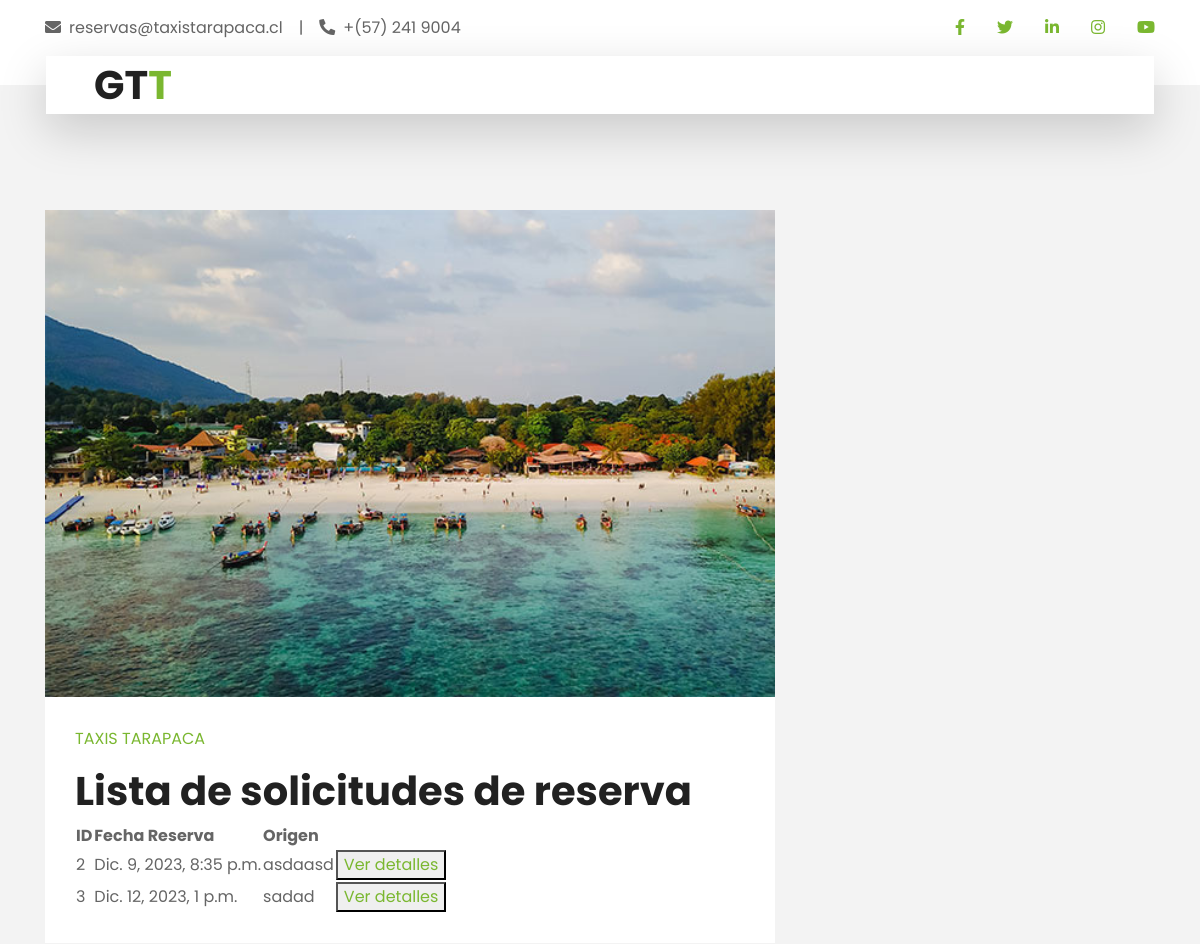
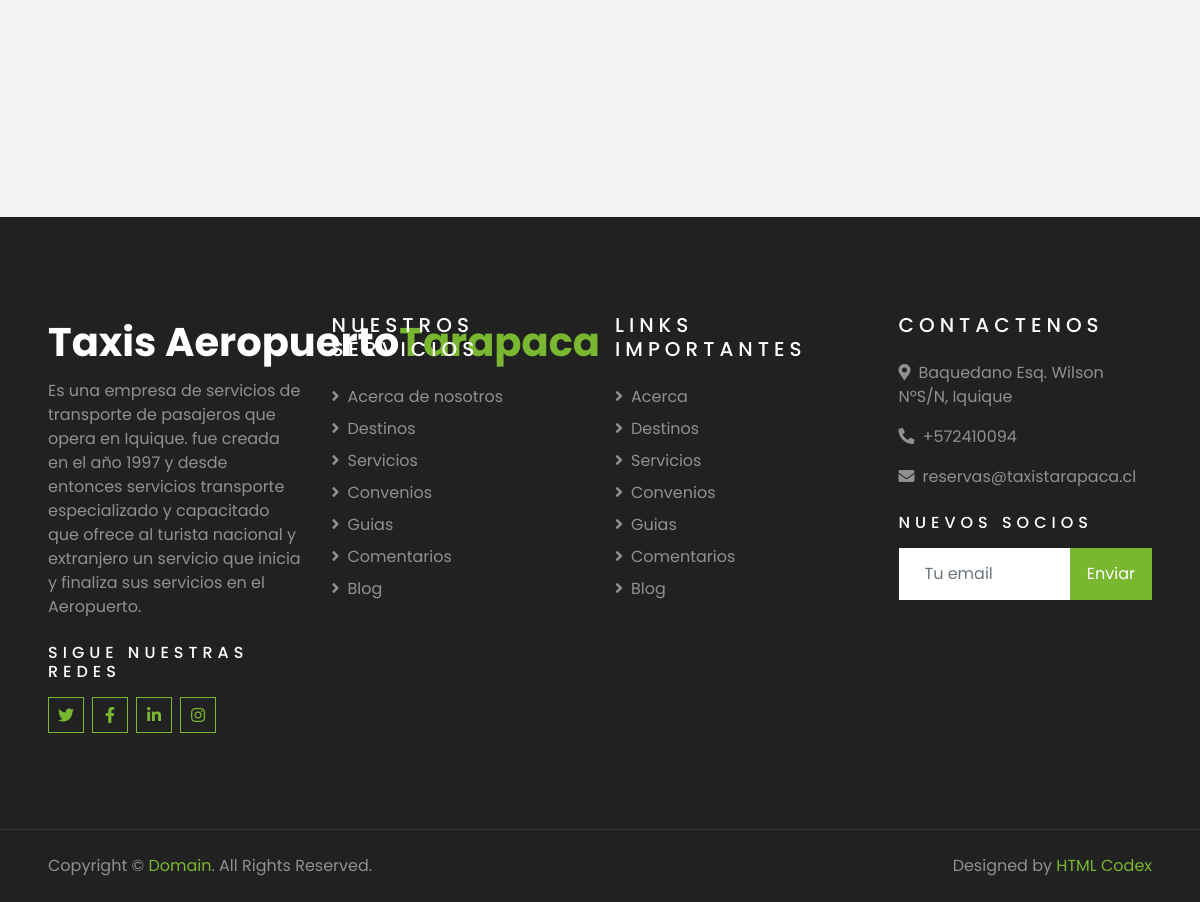
/es/scr_ares/ (signed in), run on the app's committed database (2 pictures, top to bottom).
### Gestion_viajes/models.py (models this page shows)
class Reserva(models.Model):
    id = models.AutoField(primary_key=True,unique=True)
    reservante = models.ForeignKey(Usuario,on_delete=models.SET_NULL,blank=True,null=True,default=None)
    fecha_reserva = models.DateTimeField(null=True,blank=True)
    origen = models.CharField(max_length=254,null=True,blank=True)
    numero_origen = models.IntegerField(null=True,blank=True)
    tipo_origen = models.ForeignKey(TiposCalle,on_delete = models.SET_NULL,blank=True,null=True,default=None,related_name='reserva_torigen')
    destino = models.CharField(max_length=54,null=True,blank=True)
    numero_destino = models.IntegerField(null=True,blank=True)
    tipo_destino = models.ForeignKey(TiposCalle,on_delete = models.SET_NULL,blank=True,null=True,default=None,related_name='reserva_tdestino')
    cantidad_pasajeros = models.IntegerField(null=True,blank=True)
    anulado = models.IntegerField(null=True,blank=True)
    observacion = models.TextField(null=True,blank=True)
    region = models.ForeignKey(Region,on_delete=models.SET_NULL,null=True,blank=True,default=None)
    ciudad = models.ForeignKey(Ciudad,on_delete=models.SET_NULL,null=True,blank=True,default=None)
    comuna = models.ForeignKey(Comuna,on_delete=models.SET_NULL,null=True,blank=True,default=None)
    region_destino = models.ForeignKey(Region,on_delete=models.SET_NULL,null=True,blank=True,default=None,related_name='reserva_rdestino')
    ciudad_destino = models.ForeignKey(Ciudad,on_delete=models.SET_NULL,null=True,blank=True,default=None,related_name='reserva_cidestino')
    comuna_destino = models.ForeignKey(Comuna,on_delete=models.SET_NULL,null=True,blank=True,default=None,related_name='reserva_codestino')
    tarifa = models.ForeignKey(Tarifa,on_delete=models.SET_NULL,null=True,blank=True,default=None)
    latitud_origen = models.DecimalField(max_digits=9, decimal_places=6, null=True, blank=True)
    longitud_origen = models.DecimalField(max_digits=9, decimal_places=6, null=True, blank=True)
    latitud_destino = models.DecimalField(max_digits=9, decimal_places=6, null=True, blank=True)
    longitud_destino = models.DecimalField(max_digits=9, decimal_places=6, null=True, blank=True)
    motivo_anulacion = models.TextField(null=True,blank=True)
    fecha_anulacion = models.DateTimeField(null=True,blank=True)
    descripcion = models.TextField(null=True,blank=True)
    estado_reserva = models.IntegerField(null=True,blank=True)
    medio_contacto = models.ForeignKey(MediosContacto,on_delete=models.SET_NULL,null=True,blank=True,default=None)
    prefijo = models.ForeignKey(PrefijosPais,on_delete=models.SET_NULL,null=True,blank=True,default=None)
    contacto = models.CharField(max_length=54,null=True,blank=True)
    deleted_at = models.DateTimeField(null=True,blank=True)
    created_at = models.DateTimeField(null=True,blank=True)

### Gestion_viajes/views.py (the view)
# urls.py: path("scr_ares/",views.scr_admin_reservas,name='scr_admin_reservas'),
def scr_admin_reservas(request):
    usuario = request.session.get('user',None)
    if usuario is not None:
        reservas = Reserva.objects.filter(estado_reserva=0,deleted_at=None)
        return render(request, 'Gestion_viajes/scr_admin_reservas.html', {'reservas': reservas})
    else:
        return render('Gestion_viajes/err_frb.html')

### Taxis_tarapaca/templates/Gestion_viajes/scr_admin_reservas.html (shortened to what this page needs)
{% extends "secretarias_page.html" %}
{% load cms_tags %}
{% block content %}
    <h1>Lista de solicitudes de reserva</h1>
    <table>
        <thead>
            <tr>
                <th>ID</th>
                <th>Fecha Reserva</th>
                <th>Origen</th>
            </tr>
        </thead>
        <tbody>
            {% for reserva in reservas %}
                <tr>
                    <td>{{ reserva.id }}</td>
                    <td>{{ reserva.fecha_reserva }}</td>
                    <td>{{ reserva.origen }}</td>
                    <td>
                        <button><a href="{% url 'scr_ver_datos_reserva' id_reserva=reserva.id %}">Ver detalles</a></button>
                    </td>
                </tr>
            {% endfor %}
        </tbody>
    </table>
{% endblock content %}

### data on the page
Reserva: id "2", fecha_reserva "Dic. 9, 2023, 8:35 p.m.", origen "asdaasd"
Reserva: id "3", fecha_reserva "Dic. 12, 2023, 1 p.m.", origen "sadad"
